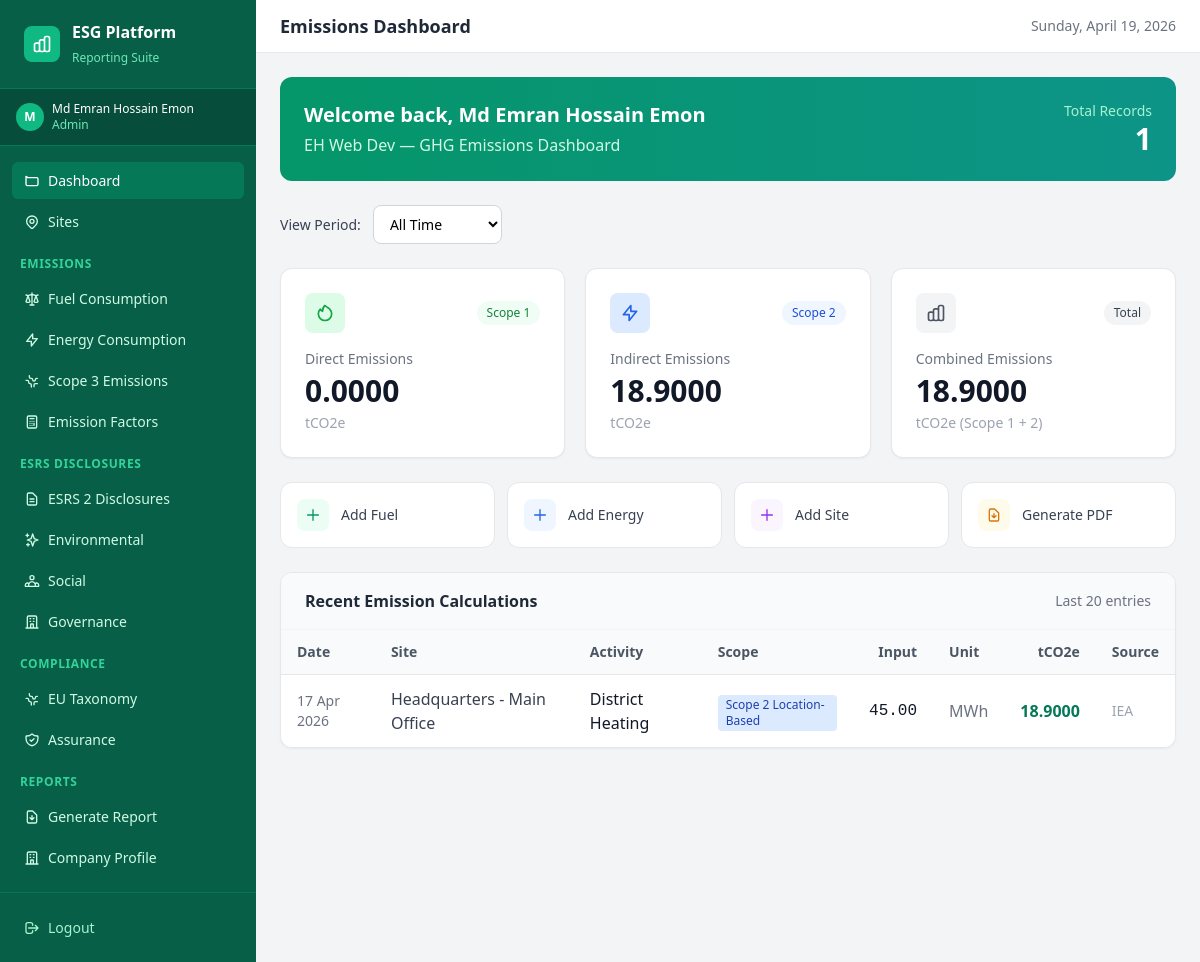
The page /phase3/dashboard.php (signed in) on the database its author committed.
### tables this page shows
CREATE TABLE `companies` (
  `id` char(36) NOT NULL,
  `name` varchar(255) NOT NULL,
  `legal_entity` varchar(255) NOT NULL,
  `industry` varchar(255) NOT NULL,
  `country_of_registration` varchar(100) DEFAULT 'Germany',
  `created_by` char(36) DEFAULT NULL,
  `updated_by` char(36) DEFAULT NULL,
  `deleted_at` datetime DEFAULT NULL,
  `deleted_by` char(36) DEFAULT NULL,
  `created_at` datetime DEFAULT current_timestamp(),
  `updated_at` datetime DEFAULT current_timestamp() ON UPDATE current_timestamp(),
  PRIMARY KEY (`id`),
  UNIQUE KEY `name` (`name`),
  KEY `idx_companies_name` (`name`),
  KEY `fk_companies_created_by` (`created_by`),
  KEY `fk_companies_updated_by` (`updated_by`),
  KEY `fk_companies_deleted_by` (`deleted_by`),
  CONSTRAINT `fk_companies_created_by` FOREIGN KEY (`created_by`) REFERENCES `users` (`id`) ON DELETE SET NULL,
  CONSTRAINT `fk_companies_deleted_by` FOREIGN KEY (`deleted_by`) REFERENCES `users` (`id`) ON DELETE SET NULL,
  CONSTRAINT `fk_companies_updated_by` FOREIGN KEY (`updated_by`) REFERENCES `users` (`id`) ON DELETE SET NULL
);

CREATE TABLE `emission_records` (
  `id` char(36) NOT NULL,
  `company_id` char(36) NOT NULL,
  `report_id` char(36) DEFAULT NULL,
  `scope` varchar(100) NOT NULL,
  `tco2e_calculated` decimal(15,4) NOT NULL,
  `date_calculated` datetime DEFAULT current_timestamp(),
  `energy_activity_id` char(36) DEFAULT NULL,
  `fuel_activity_id` char(36) DEFAULT NULL,
  `emission_factor_id` char(36) NOT NULL,
  PRIMARY KEY (`id`),
  UNIQUE KEY `energy_activity_id` (`energy_activity_id`),
  UNIQUE KEY `fuel_activity_id` (`fuel_activity_id`),
  KEY `idx_emission_records_company_scope` (`company_id`,`scope`),
  KEY `emission_factor_id` (`emission_factor_id`),
  KEY `fk_emission_records_report_id` (`report_id`),
  CONSTRAINT `emission_records_ibfk_1` FOREIGN KEY (`company_id`) REFERENCES `companies` (`id`) ON DELETE CASCADE,
  CONSTRAINT `emission_records_ibfk_2` FOREIGN KEY (`energy_activity_id`) REFERENCES `energy_activities` (`id`),
  CONSTRAINT `emission_records_ibfk_3` FOREIGN KEY (`fuel_activity_id`) REFERENCES `fuel_activities` (`id`),
  CONSTRAINT `emission_records_ibfk_4` FOREIGN KEY (`emission_factor_id`) REFERENCES `emission_factors` (`id`),
  CONSTRAINT `fk_emission_records_report_id` FOREIGN KEY (`report_id`) REFERENCES `environmental_topics` (`id`)
);

CREATE TABLE `sites` (
  `id` char(36) NOT NULL,
  `company_id` char(36) NOT NULL,
  `name` varchar(255) NOT NULL,
  `address` text DEFAULT NULL,
  `country` varchar(10) DEFAULT 'DE',
  `created_by` char(36) DEFAULT NULL,
  `updated_by` char(36) DEFAULT NULL,
  `deleted_at` datetime DEFAULT NULL,
  `created_at` datetime DEFAULT current_timestamp(),
  `updated_at` datetime DEFAULT current_timestamp() ON UPDATE current_timestamp(),
  PRIMARY KEY (`id`),
  UNIQUE KEY `uk_sites_company_name` (`company_id`,`name`),
  KEY `idx_sites_company_id` (`company_id`),
  KEY `created_by` (`created_by`),
  KEY `updated_by` (`updated_by`),
  CONSTRAINT `sites_ibfk_1` FOREIGN KEY (`company_id`) REFERENCES `companies` (`id`) ON DELETE CASCADE,
  CONSTRAINT `sites_ibfk_2` FOREIGN KEY (`created_by`) REFERENCES `users` (`id`) ON DELETE SET NULL,
  CONSTRAINT `sites_ibfk_3` FOREIGN KEY (`updated_by`) REFERENCES `users` (`id`) ON DELETE SET NULL
);

CREATE TABLE `emission_factors` (
  `id` char(36) NOT NULL,
  `scope` varchar(100) NOT NULL,
  `activity_type` varchar(255) NOT NULL,
  `region` varchar(255) NOT NULL,
  `factor` decimal(15,6) NOT NULL,
  `unit` varchar(100) NOT NULL,
  `version` varchar(50) NOT NULL,
  `source` varchar(100) DEFAULT NULL,
  `valid_from` datetime DEFAULT current_timestamp(),
  `valid_until` datetime DEFAULT NULL,
  `is_active` tinyint(1) DEFAULT 1,
  `created_at` datetime DEFAULT current_timestamp(),
  `updated_at` datetime DEFAULT current_timestamp() ON UPDATE current_timestamp(),
  PRIMARY KEY (`id`),
  UNIQUE KEY `uk_emission_factors` (`activity_type`,`region`,`version`),
  KEY `idx_emission_factors_active` (`is_active`,`valid_until`)
);

### phase3/dashboard.php (the view, shortened to what this page needs)
<?php
require_once '../config/db.php';
$stmt = $pdo->prepare('
    SELECT scope,
           ROUND(SUM(tco2e_calculated), 4) AS total_tco2e,
           COUNT(*) AS record_count
    FROM emission_records
    WHERE company_id = :cid
    GROUP BY scope
');
$stmt->execute([':cid' => company_id()]);
$scopeTotals = [];
$totalRecords = 0;
foreach ($stmt->fetchAll() as $r) {
    $scopeTotals[$r['scope']] = $r['total_tco2e'];
    $totalRecords += $r['record_count'];
}
$scope1Total = (float)($scopeTotals['Scope 1'] ?? 0);
$scope2Total = (float)($scopeTotals['Scope 2 Location-Based'] ?? 0) + (float)($scopeTotals['Scope 2 Market-Based'] ?? 0);
$grandTotal  = $scope1Total + $scope2Total;
$stmt = $pdo->prepare('
    SELECT er.scope, er.tco2e_calculated, er.date_calculated,
           COALESCE(fa.fuel_type, ea.energy_type) AS activity_name,
           COALESCE(fa.volume, ea.consumption) AS input_value,
           COALESCE(fa.unit, ea.unit) AS input_unit,
           ef.factor, ef.unit AS factor_unit, ef.source,
           s.name AS site_name
    FROM emission_records er
    LEFT JOIN fuel_activities fa    ON er.fuel_activity_id  = fa.id
    LEFT JOIN energy_activities ea  ON er.energy_activity_id = ea.id
    LEFT JOIN emission_factors ef   ON er.emission_factor_id = ef.id
    LEFT JOIN sites s ON COALESCE(fa.site_id, ea.site_id) = s.id
    WHERE er.company_id = :company_id
    ORDER BY er.date_calculated DESC
    LIMIT 20
');
$stmt->execute([':company_id' => company_id()]);
$recentCalcs = $stmt->fetchAll();
$stmt = $pdo->prepare('SELECT name FROM companies WHERE id = :id AND deleted_at IS NULL');
$stmt->execute([':id' => company_id()]);
$company = $stmt->fetch();
require_once '../includes/header.php';
?>
<div class="space-y-6">
    <div class="bg-gradient-to-r from-emerald-600 to-teal-600 rounded-xl p-6 text-white">
        <div class="flex items-center justify-between">
            <div>
                <h2 class="text-xl font-bold">Welcome back, <?= htmlspecialchars($_SESSION['name'] ?? 'User', ENT_QUOTES, 'UTF-8') ?></h2>
                <p class="text-emerald-100 text-base mt-1"><?= htmlspecialchars($company['name'] ?? '', ENT_QUOTES, 'UTF-8') ?> — GHG Emissions Dashboard</p>
            </div>
            <div class="text-right">
                <p class="text-emerald-200 text-sm">Total Records</p>
                <p class="text-3xl font-bold"><?= $totalRecords ?></p>
            </div>
        </div>
    </div>
    <div class="flex items-center space-x-3">
        <label class="text-sm font-medium text-gray-700">View Period:</label>
        <select id="periodFilter" class="px-3 py-2 border border-gray-300 rounded-lg text-sm focus:ring-2 focus:ring-emerald-500 focus:border-emerald-500 outline-none bg-white">
            <option value="all" selected>All Time</option>
        </select>
    </div>
    <div class="grid grid-cols-1 md:grid-cols-3 gap-5">
        <div class="bg-white rounded-xl shadow-sm border border-gray-200 p-6" id="card-scope1">
            <div class="flex items-center justify-between mb-4">
                <div class="w-10 h-10 bg-green-100 rounded-lg flex items-center justify-center">
                    <svg class="w-5 h-5 text-green-600" fill="none" stroke="currentColor" viewBox="0 0 24 24">
                        <path stroke-linecap="round" stroke-linejoin="round" stroke-width="2" d="M17.657 18.657A8 8 0 016.343 7.343S7 9 9 10c0-2 .5-5 2.986-7C14 5 16.09 5.777 17.656 7.343A7.975 7.975 0 0120 13a7.975 7.975 0 01-2.343 5.657z"/>
                    </svg>
                </div>
                <span class="text-xs font-medium text-green-700 bg-green-50 px-2.5 py-1 rounded-full">Scope 1</span>
            </div>
            <p class="text-sm text-gray-500 mb-1">Direct Emissions</p>
            <p class="text-3xl font-bold text-gray-900" id="val-scope1"><?= number_format($scope1Total, 4) ?></p>
            <p class="text-sm text-gray-400 mt-1">tCO2e</p>
        </div>
        <div class="bg-white rounded-xl shadow-sm border border-gray-200 p-6" id="card-scope2">
            <div class="flex items-center justify-between mb-4">
                <div class="w-10 h-10 bg-blue-100 rounded-lg flex items-center justify-center">
                    <svg class="w-5 h-5 text-blue-600" fill="none" stroke="currentColor" viewBox="0 0 24 24">
                        <path stroke-linecap="round" stroke-linejoin="round" stroke-width="2" d="M13 10V3L4 14h7v7l9-11h-7z"/>
                    </svg>
                </div>
                <span class="text-xs font-medium text-blue-700 bg-blue-50 px-2.5 py-1 rounded-full">Scope 2</span>
            </div>
            <p class="text-sm text-gray-500 mb-1">Indirect Emissions</p>
            <p class="text-3xl font-bold text-gray-900" id="val-scope2"><?= number_format($scope2Total, 4) ?></p>
            <p class="text-sm text-gray-400 mt-1">tCO2e</p>
        </div>
        <div class="bg-white rounded-xl shadow-sm border border-gray-200 p-6" id="card-total">
            <div class="flex items-center justify-between mb-4">
                <div class="w-10 h-10 bg-gray-100 rounded-lg flex items-center justify-center">
                </div>
                <span class="text-xs font-medium text-gray-700 bg-gray-100 px-2.5 py-1 rounded-full">Total</span>
            </div>
            <p class="text-sm text-gray-500 mb-1">Combined Emissions</p>
            <p class="text-3xl font-bold text-gray-900" id="val-total"><?= number_format($grandTotal, 4) ?></p>
            <p class="text-sm text-gray-400 mt-1">tCO2e (Scope 1 + 2)</p>
        </div>
    </div>
    <div class="grid grid-cols-2 md:grid-cols-4 gap-3">
        <a href="/esg-report-test/phase3/fuel.php" class="bg-white border border-gray-200 rounded-xl p-4 flex items-center space-x-3 hover:border-emerald-300 hover:shadow-sm transition group">
            <div class="w-8 h-8 bg-emerald-50 rounded-lg flex items-center justify-center group-hover:bg-emerald-100 transition">
                <svg class="w-4 h-4 text-emerald-600" fill="none" stroke="currentColor" viewBox="0 0 24 24"><path stroke-linecap="round" stroke-linejoin="round" stroke-width="2" d="M12 4v16m8-8H4"/></svg>
            </div>
            <span class="text-sm font-medium text-gray-700">Add Fuel</span>
        </a>
        <a href="/esg-report-test/phase3/energy.php" class="bg-white border border-gray-200 rounded-xl p-4 flex items-center space-x-3 hover:border-emerald-300 hover:shadow-sm transition group">
            <div class="w-8 h-8 bg-blue-50 rounded-lg flex items-center justify-center group-hover:bg-blue-100 transition">
                <svg class="w-4 h-4 text-blue-600" fill="none" stroke="currentColor" viewBox="0 0 24 24"><path stroke-linecap="round" stroke-linejoin="round" stroke-width="2" d="M12 4v16m8-8H4"/></svg>
            </div>
            <span class="text-sm font-medium text-gray-700">Add Energy</span>
        </a>
        <a href="/esg-report-test/sites/create.php" class="bg-white border border-gray-200 rounded-xl p-4 flex items-center space-x-3 hover:border-emerald-300 hover:shadow-sm transition group">
            <div class="w-8 h-8 bg-purple-50 rounded-lg flex items-center justify-center group-hover:bg-purple-100 transition">
                <svg class="w-4 h-4 text-purple-600" fill="none" stroke="currentColor" viewBox="0 0 24 24"><path stroke-linecap="round" stroke-linejoin="round" stroke-width="2" d="M12 4v16m8-8H4"/></svg>
            </div>
            <span class="text-sm font-medium text-gray-700">Add Site</span>
        </a>
        <a href="/esg-report-test/report/generate.php" class="bg-white border border-gray-200 rounded-xl p-4 flex items-center space-x-3 hover:border-emerald-300 hover:shadow-sm transition group">
            <div class="w-8 h-8 bg-amber-50 rounded-lg flex items-center justify-center group-hover:bg-amber-100 transition">
                <svg class="w-4 h-4 text-amber-600" fill="none" stroke="currentColor" viewBox="0 0 24 24"><path stroke-linecap="round" stroke-linejoin="round" stroke-width="2" d="M12 10v6m0 0l-3-3m3 3l3-3m2 8H7a2 2 0 01-2-2V5a2 2 0 012-2h5.586a1 1 0 01.707.293l5.414 5.414a1 1 0 01.293.707V19a2 2 0 01-2 2z"/></svg>
            </div>
            <span class="text-sm font-medium text-gray-700">Generate PDF</span>
        </a>
    </div>
    <div class="bg-white rounded-xl shadow-sm border border-gray-200 overflow-hidden">
        <div class="px-6 py-4 border-b border-gray-100 bg-gray-50 flex items-center justify-between">
            <h3 class="text-base font-semibold text-gray-800">Recent Emission Calculations</h3>
            <span class="text-sm text-gray-500">Last 20 entries</span>
        </div>
        <div class="overflow-x-auto">
            <table class="w-full text-base">
                <thead>
                    <tr class="bg-gray-50 border-b border-gray-200">
                        <th class="text-left py-3 px-4 text-sm font-semibold text-gray-600">Date</th>
                        <th class="text-left py-3 px-4 text-sm font-semibold text-gray-600">Site</th>
                        <th class="text-left py-3 px-4 text-sm font-semibold text-gray-600">Activity</th>
                        <th class="text-left py-3 px-4 text-sm font-semibold text-gray-600">Scope</th>
                        <th class="text-right py-3 px-4 text-sm font-semibold text-gray-600">Input</th>
                        <th class="text-left py-3 px-4 text-sm font-semibold text-gray-600">Unit</th>
                        <th class="text-right py-3 px-4 text-sm font-semibold text-gray-600">tCO2e</th>
                        <th class="text-left py-3 px-4 text-sm font-semibold text-gray-600">Source</th>
                    </tr>
                </thead>
                <tbody class="divide-y divide-gray-100">
                    <?php foreach ($recentCalcs as $i => $r): ?>
                    <tr class="<?= $i % 2 === 1 ? 'bg-gray-50' : 'bg-white' ?>">
                        <td class="py-3 px-4 text-gray-500 text-sm"><?= date('d M Y', strtotime($r['date_calculated'])) ?></td>
                        <td class="py-3 px-4 text-gray-700"><?= htmlspecialchars($r['site_name'] ?? '—', ENT_QUOTES, 'UTF-8') ?></td>
                        <td class="py-3 px-4 font-medium text-gray-900 capitalize"><?= htmlspecialchars(str_replace('_', ' ', $r['activity_name'] ?? '—'), ENT_QUOTES, 'UTF-8') ?></td>
                        <td class="py-3 px-4">
                            <?php
                            $cls = match(true) {
                                str_starts_with($r['scope'], 'Scope 1') => 'bg-green-100 text-green-800',
                                str_starts_with($r['scope'], 'Scope 2') => 'bg-blue-100 text-blue-800',
                                default => 'bg-gray-100 text-gray-700',
                            };
                            ?>
                            <span class="inline-flex items-center px-2 py-0.5 rounded text-xs font-medium <?= $cls ?>">
                                <?= htmlspecialchars($r['scope'], ENT_QUOTES, 'UTF-8') ?>
                            </span>
                        </td>
                        <td class="py-3 px-4 text-right font-mono text-gray-900"><?= $r['input_value'] !== null ? number_format((float)$r['input_value'], 2) : '—' ?></td>
                        <td class="py-3 px-4 text-gray-500"><?= htmlspecialchars($r['input_unit'] ?? '—', ENT_QUOTES, 'UTF-8') ?></td>
                        <td class="py-3 px-4 text-right font-bold text-emerald-700"><?= number_format((float)$r['tco2e_calculated'], 4) ?></td>
                        <td class="py-3 px-4 text-gray-400 text-sm"><?= htmlspecialchars($r['source'] ?? '—', ENT_QUOTES, 'UTF-8') ?></td>
                    </tr>
                    <?php endforeach; ?>
                </tbody>
            </table>
        </div>
    </div>
</div>
<?php require_once '../includes/footer.php'; ?>

### includes/header.php (style rules this page uses)
body { font-size: 1rem; }

### rows shown on the page
companies: name "EH Web Dev"
emission_records: date_calculated "17 Apr 2026", sites.name "Headquarters - Main Office", activity_name "District Heating", scope "Scope 2 Location-Based", input_value "45.00", input_unit "MWh", tco2e_calculated "18.9000", emission_factor.source "IEA"

### other values the page prints
substr($_SESSION['name'] ?? 'U', 0, 1) "M"
$_SESSION['name'] "Md Emran Hossain Emon"
$_SESSION['role'] "Admin"
$pageTitle "Emissions Dashboard"
$totalRecords "1"
$scope1Total "0.0000"
$scope2Total "18.9000"
$grandTotal "18.9000"
